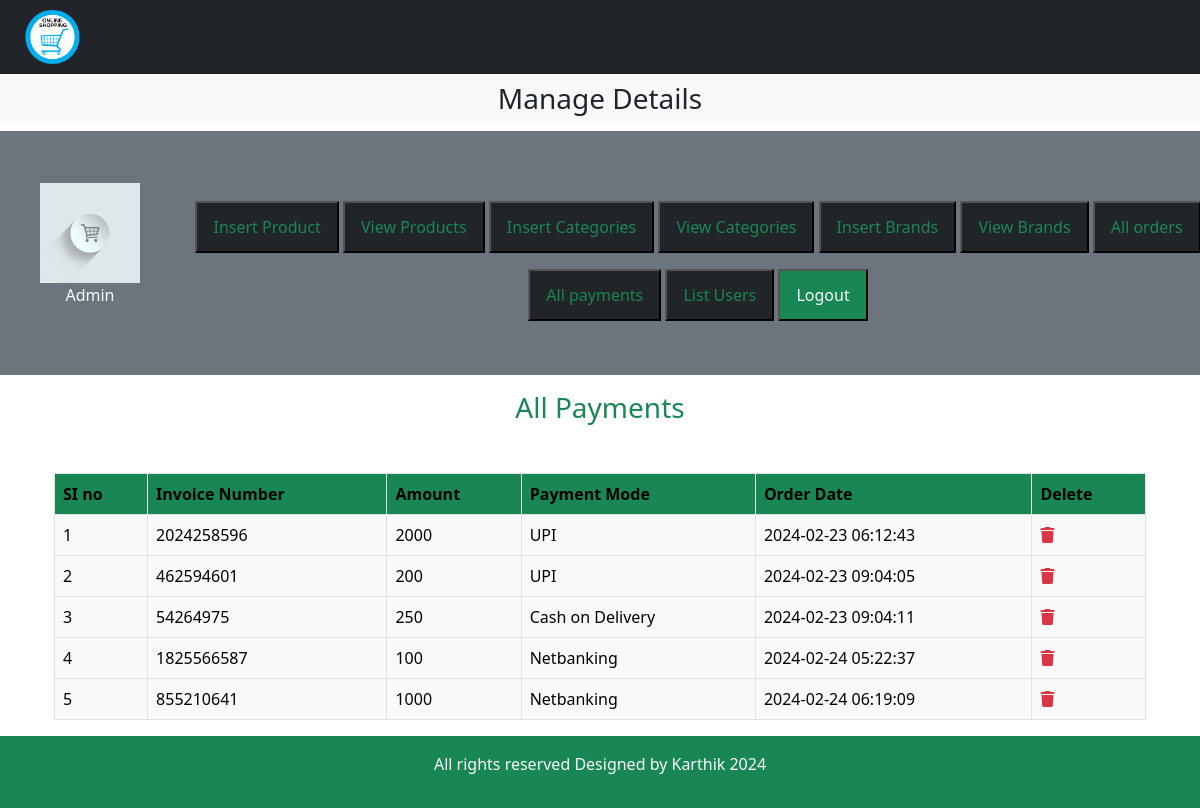
/admin_area/index.php?list_payments, run on the app's committed database.
### tables this page shows
CREATE TABLE `user_payments` (
  `payment_id` int(11) NOT NULL,
  `order_id` int(11) NOT NULL,
  `invoice_number` int(11) NOT NULL,
  `amount` int(11) NOT NULL,
  `payment_mode` varchar(255) NOT NULL,
  `date` timestamp NOT NULL DEFAULT current_timestamp() ON UPDATE current_timestamp()
);

### admin_area/list_payments.php (the view, shortened to what this page needs)
<h3 class="text-center text-success">All Payments</h3>
<table class="table table-bordered mt-5">
    <thead class="bg-success">
        <?php
        $get_payments = "Select * from `user_payments`";
        $result = mysqli_query($con, $get_payments);
        $row_count = mysqli_num_rows($result);
        if ($row_count == 0) {
            echo "<h2 class='text-danger text-center mt-5'>No Payments received Yet</h2>";
        } else {
            echo "  <tr>
               <th>SI no</th>
                <th>Invoice Number</th>
                <th>Amount</th>
                <th>Payment Mode</th>
                <th>Order Date</th>
                 <th>Delete</th>
             </tr>
             </thead>
             <tbody class='bg-light text-light''>";
            $number = 0;
            while ($row_data = mysqli_fetch_assoc($result)) {
                $payment_id = $row_data['payment_id'];
                $amount = $row_data['amount'];
                $invoice_number = $row_data['invoice_number'];
                $payment_mode = $row_data['payment_mode'];
                $date = $row_data['date'];
                $number++;
                echo "   <tr>
       <td>$number</td>
       <td>$invoice_number</td>
       <td>$amount</td>
       <td>$payment_mode</td>
       <td>$date</td>
       <td><a href='index.php?delete_payments=<?php echo $payment_id ?>' type='button' class='text-danger'
       data-toggle='modal' data-target='#exampleModal'><i class='fa-solid fa-trash'></i></a></td>
   </tr>";
            }
        }
        ?>
        </tbody>
</table>

### style.css (style rules this page uses)
* { margin: 0; padding: 0; box-sizing: border-box; }

### admin_area/index.php (style rules this page uses)
body { overflow-x: hidden; }

### data on the page
user_payments: invoice_number "2024258596", amount "2000", payment_mode "UPI", date "2024-02-23 06:12:43"
user_payments: invoice_number "462594601", amount "200", payment_mode "UPI", date "2024-02-23 09:04:05"
user_payments: invoice_number "54264975", amount "250", payment_mode "Cash on Delivery", date "2024-02-23 09:04:11"
user_payments: invoice_number "1825566587", amount "100", payment_mode "Netbanking", date "2024-02-24 05:22:37"
user_payments: invoice_number "855210641", amount "1000", payment_mode "Netbanking", date "2024-02-24 06:19:09"
